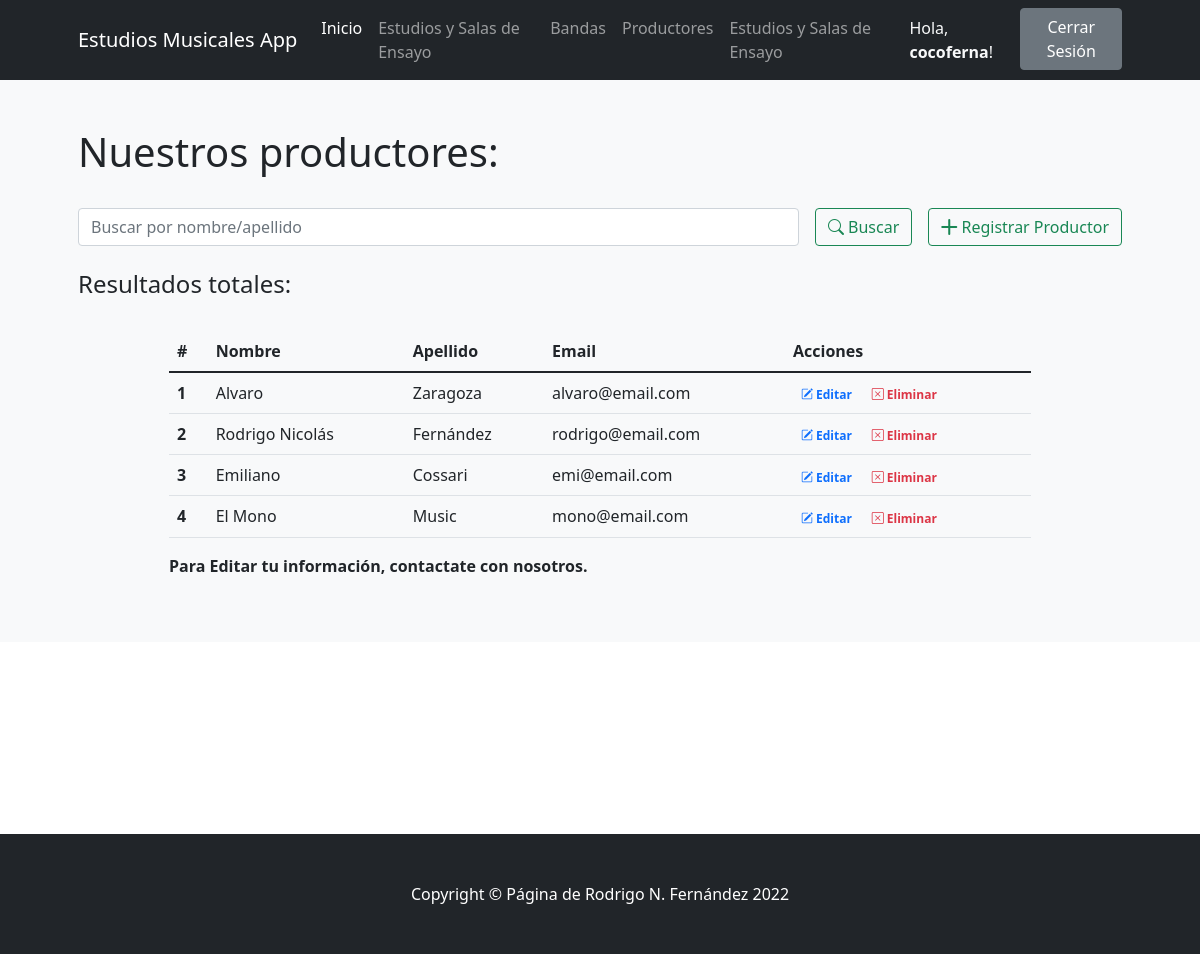
Screenshot of /productores/ (signed in) with the database file from the repository.
### ProyectoCoderApp/models.py (models this page shows)
class Productores(models.Model):
    nombre = models.CharField(max_length=30) # Texto
    apellido = models.CharField(max_length=30) # Texto
    email = models.EmailField(blank=True, null=True) # Email - Opcional
    class Meta:
        verbose_name_plural="Productores"

### ProyectoCoderApp/views.py (the view)
# urls.py: path('productores/',productores,name="productores"),
@login_required
def productores(request):
    if request.method == "POST":
        search = request.POST["search"]
        if search != "":
            productores = Productores.objects.filter( Q(nombre__icontains=search) | Q(apellido__icontains=search) ).values()
            return render(request,"ProyectoCoderApp/productores.html",{"productores":productores, "search":True, "busqueda":search})
    productores = Productores.objects.all()
    return render(request,"ProyectoCoderApp/productores.html",{"productores":productores})

### ProyectoCoderApp/templates/ProyectoCoderApp/productores.html (shortened to what this page needs)
{% extends 'ProyectoCoderApp/base.html' %}
{% load static %}
{% block contenidoPagina %}
<section class="bg-light py-5">
  <div class="container px-5">
      <h1>Nuestros productores:</h1>
      <br>
      <div class="row gx-5 justify-content-center">
          <div class="col-lg-12">
              <form class="d-flex my-2 my-lg-0" action="" method="post">
                  <input class="flex-grow-0 form-control mr-sm-2" type="search" name="search" placeholder="Buscar por nombre/apellido" aria-label="Search">
                  <button class="btn btn-outline-success text-nowrap ms-3 my-2 my-sm-0" type="submit"> <i class="bi bi-search"></i> Buscar</button>
                  <a class="btn btn-outline-success text-nowrap ms-3 my-2 my-sm-0" href="{% url 'crear_productor' %}"> <i class="bi bi-plus-lg"></i> Registrar Productor</a>
              </form>
          </div>
      </div>
      <br>
      <h4>Resultados
          {% if search %}
              para "{{busqueda}}":
          {% else %}
              totales:
          {% endif %}
      </h4>
      <br>
      <div class="row gx-5 justify-content-center">
          <div class="col-lg-10 table-responsive">
              <table class="table table-theme">
                  <thead>
                      <tr>
                          <th scope="col">#</th>
                          <th scope="col">Nombre</th>
                          <th scope="col">Apellido</th>
                          <th scope="col">Email</th>
                          <th scope="col">Acciones</th>
                      </tr>
                  </thead>
                  <tbody>
                      {% for productor in productores %}
                          <tr>
                              <th scope="row">{{forloop.counter}}</th>
                              <td>{{productor.nombre}}</td>
                              <td>{{productor.apellido}}</td>
                              <td>{{productor.email}}</td>
                              <td>
                                  <a href="{% url 'editar_productor' productor.id %}" class="text-primary badge badge-primary text-decoration-none"> <i class="bi bi-pencil-square"></i> Editar</a>
                                  <a href="{% url 'eliminar_productor' productor.id %}" class="text-danger badge badge-danger text-decoration-none"> <i class="bi bi-x-square"></i> Eliminar</a>
                              </td>
                          </tr>
                      {% endfor %}
                  </tbody>
              </table>
              <b>
                <p>Para Editar tu información, contactate con nosotros.</p>
            </b>
          </div>
      </div>
  </div>
</section>
{% endblock %}

### ProyectoCoderApp/templates/ProyectoCoderApp/base.html (shortened to what this page needs)
{% load static %}
<!DOCTYPE html>
<html lang="es">
    <head>
        <link href="https://cdn.jsdelivr.net/npm/bootstrap-icons@1.4.1/font/bootstrap-icons.css" rel="stylesheet" />
        <link href="{% static 'css/styles.css' %}" rel="stylesheet" />
    </head>
    <body>
        <nav class="navbar navbar-expand-lg navbar-dark bg-dark">
            <div class="container px-5" >
                <a class="navbar-brand" href="{% url 'index' %}">Estudios Musicales App</a>
                <div class="collapse navbar-collapse" id="navbarSupportedContent">
                    <ul class="navbar-nav ms-auto mb-2 mb-lg-0">
                        <li class="nav-item"><a class="nav-link active" aria-current="page" href="{% url 'index' %}">Inicio</a></li>
                        {% if user.is_authenticated %}
                            {% if user.is_staff %}
                                <li class="nav-item"><a class="nav-link" href="{% url 'estudios' %}">Estudios y Salas de Ensayo</a></li>
                            {% endif %}
                        {% endif %}
                        <li class="nav-item"><a class="nav-link" href="{% url 'bandas' %}">Bandas</a></li>
                        {% if user.is_authenticated %}
                            <li class="nav-item"><a class="nav-link" href="{% url 'productores' %}">Productores</a></li>
                            <li class="nav-item"><a class="nav-link" href="{% url 'estudios' %}">Estudios y Salas de Ensayo</a></li>
                        {% endif %}
                        {% if user.is_authenticated %}
                            <li class="nav-item"><p class="text-light my-2 mx-3"> Hola, <b>{{user.username}}</b>!</p></li>
                            <li class="nav-item"><a class="btn btn-secondary" href="{% url 'logout' %}">Cerrar Sesión</a></li>
                        {% else %}
                            <li class="nav-item"><a class="btn btn-secondary mx-3 " href="{% url 'login' %}">Iniciar Sesión</a></li>
                            <li class="nav-item"><a class="btn btn-outline-secondary" href="{% url 'register' %}">Registrarse</a></li>
                        {% endif %}
                    </ul>
                </div>
            </div>
        </nav>
        {% block contenidoPagina %}
        {% endblock %}
<br><br><br><br><br><br><br><br>
        <footer class="py-5 bg-dark">
            <div class="container px-5"><p class="m-0 text-center text-white">Copyright &copy; Página de Rodrigo N. Fernández 2022</p></div>
        </footer>
    </body>
</html>

### rows the page displays
Productores: nombre "Alvaro", apellido "Zaragoza", email "alvaro@email.com"
Productores: nombre "Rodrigo Nicolás", apellido "Fernández", email "rodrigo@email.com"
Productores: nombre "Emiliano", apellido "Cossari", email "emi@email.com"
Productores: nombre "El Mono", apellido "Music", email "mono@email.com"

### other values shown
{{ user.username }} "cocoferna"
